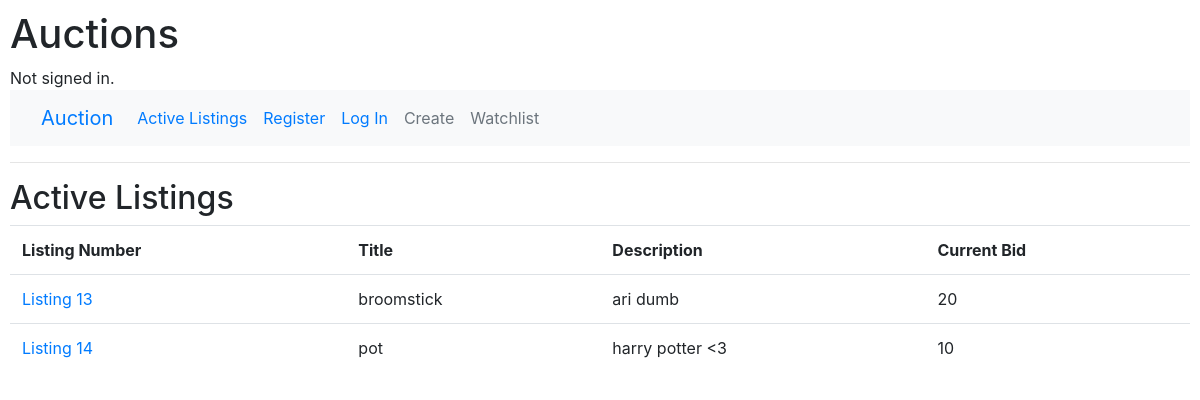
Before: / with the older database file.
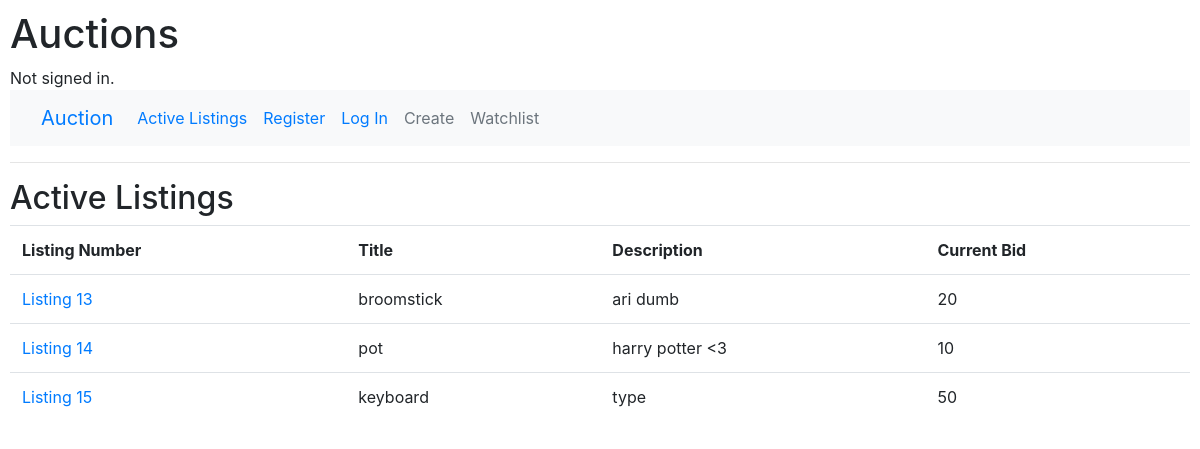
After: the same page with the newer database file.
### auctions/models.py (models this page shows)
class Listing(models.Model):
    title = models.CharField(max_length=64)
    description = models.CharField(max_length=256)
    starting_bid = models.IntegerField()

### auctions/views.py (the view)
# urls.py: path("", views.index, name="index"),
def index(request):
    return render(request, "auctions/index.html", {
        "listings": Listing.objects.all()
    })

### auctions/templates/auctions/index.html
{% extends "auctions/layout.html" %}
{% block body %}
    <h2>Active Listings</h2>
    <table class="table">
        <tr>
            <th>Listing Number</th>
            <th>Title</th>
            <th>Description</th>
            <th>Current Bid</th>
        </tr>
        {% for listing in listings %}
            <tr>
                <td><a href="{% url 'listing' listing.id %}">Listing {{ listing.id }}</a></td>
                <td>{{ listing.title }}</td>
                <td>{{ listing.description }}</td>
                <td>{{ listing.starting_bid }}</td>
            </tr>
        {% endfor %}
    </table>
{% endblock %}

Changed rows visible on the page:
added Listing: id "15", title "keyboard", description "type", starting_bid "50"
